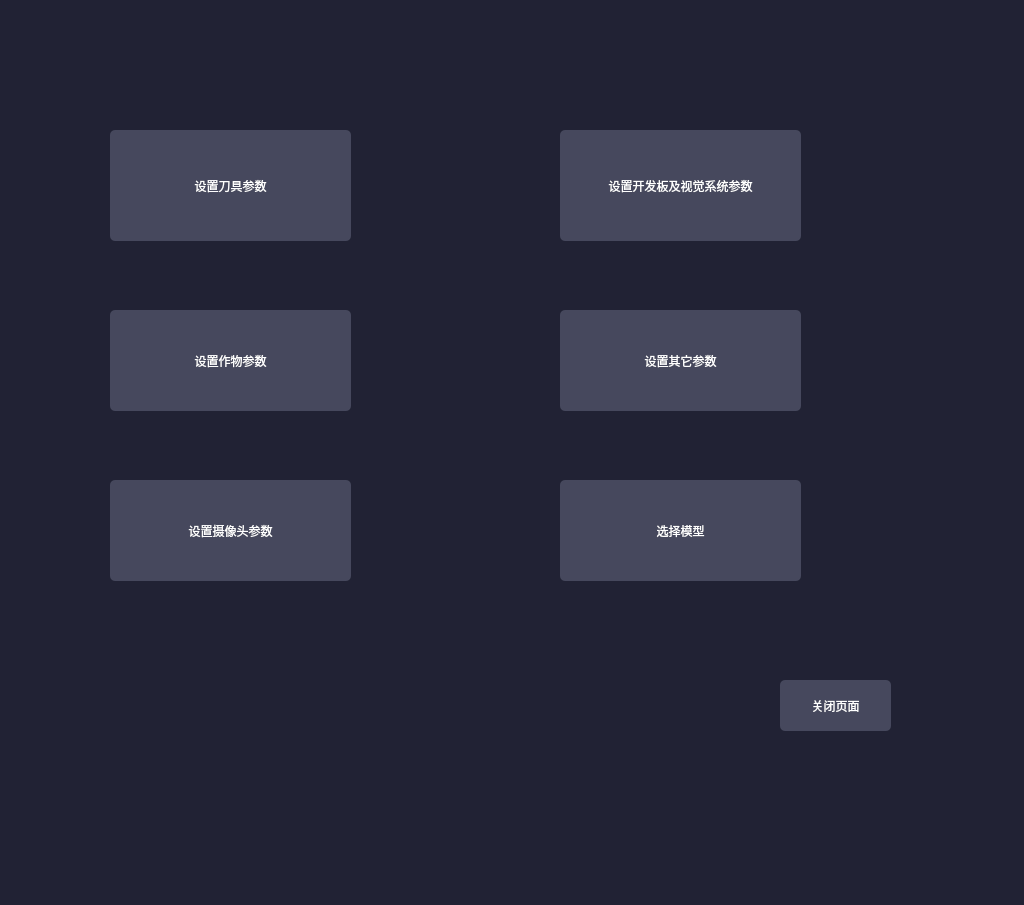
<?xml version="1.0" encoding="UTF-8"?>
<ui version="4.0">
 <class>Form</class>
 <widget class="QWidget" name="Form">
  <property name="geometry">
   <rect>
    <x>0</x>
    <y>0</y>
    <width>1024</width>
    <height>905</height>
   </rect>
  </property>
  <property name="windowTitle">
   <string>Form</string>
  </property>
  <property name="styleSheet">
   <string notr="true">background-color: rgb(33, 34, 52);
</string>
  </property>
  <widget class="QPushButton" name="cutter_parameter">
   <property name="geometry">
    <rect>
     <x>110</x>
     <y>130</y>
     <width>241</width>
     <height>111</height>
    </rect>
   </property>
   <property name="styleSheet">
    <string notr="true">color: rgb(255, 255, 255);
background-color: rgb(70, 72, 93);
border-radius:5px;
</string>
   </property>
   <property name="text">
    <string>设置刀具参数</string>
   </property>
  </widget>
  <widget class="QPushButton" name="Crop_parameter">
   <property name="geometry">
    <rect>
     <x>110</x>
     <y>310</y>
     <width>241</width>
     <height>101</height>
    </rect>
   </property>
   <property name="styleSheet">
    <string notr="true">color: rgb(255, 255, 255);
background-color: rgb(70, 72, 93);
border-radius:5px;
</string>
   </property>
   <property name="text">
    <string>设置作物参数</string>
   </property>
  </widget>
  <widget class="QPushButton" name="Other_parameter">
   <property name="geometry">
    <rect>
     <x>560</x>
     <y>310</y>
     <width>241</width>
     <height>101</height>
    </rect>
   </property>
   <property name="styleSheet">
    <string notr="true">color: rgb(255, 255, 255);
background-color: rgb(70, 72, 93);
border-radius:5px;
</string>
   </property>
   <property name="text">
    <string>设置其它参数</string>
   </property>
  </widget>
  <widget class="QPushButton" name="closeBtn">
   <property name="geometry">
    <rect>
     <x>780</x>
     <y>680</y>
     <width>111</width>
     <height>51</height>
    </rect>
   </property>
   <property name="styleSheet">
    <string notr="true">color: rgb(255, 255, 255);
background-color: rgb(70, 72, 93);
border-radius:5px;
</string>
   </property>
   <property name="text">
    <string>关闭页面</string>
   </property>
  </widget>
  <widget class="QPushButton" name="DemoBoard_parameter">
   <property name="geometry">
    <rect>
     <x>560</x>
     <y>130</y>
     <width>241</width>
     <height>111</height>
    </rect>
   </property>
   <property name="styleSheet">
    <string notr="true">color: rgb(255, 255, 255);
background-color: rgb(70, 72, 93);
border-radius:5px;
</string>
   </property>
   <property name="text">
    <string>设置开发板及视觉系统参数</string>
   </property>
  </widget>
  <widget class="QPushButton" name="Camera_parameter">
   <property name="geometry">
    <rect>
     <x>110</x>
     <y>480</y>
     <width>241</width>
     <height>101</height>
    </rect>
   </property>
   <property name="focusPolicy">
    <enum>Qt::FocusPolicy::WheelFocus</enum>
   </property>
   <property name="styleSheet">
    <string notr="true">color: rgb(255, 255, 255);
background-color: rgb(70, 72, 93);
border-radius:5px;
</string>
   </property>
   <property name="text">
    <string>设置摄像头参数</string>
   </property>
  </widget>
  <widget class="QPushButton" name="modelBtn">
   <property name="geometry">
    <rect>
     <x>560</x>
     <y>480</y>
     <width>241</width>
     <height>101</height>
    </rect>
   </property>
   <property name="styleSheet">
    <string notr="true">color: rgb(255, 255, 255);
background-color: rgb(70, 72, 93);
border-radius:5px;
</string>
   </property>
   <property name="text">
    <string>选择模型</string>
   </property>
  </widget>
 </widget>
 <resources/>
 <connections/>
</ui>
